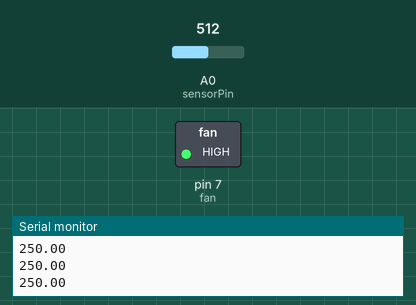
A sketch run on a simulated Arduino Uno, built with avr-gcc and run on an emulated ATmega328P. On the bench: switched loads named in the sketch (green lamp = pin HIGH), the last lines printed to the serial monitor. The inputs (shaded band) are chosen by the test bench; at power-on: A0 (sensorPin) = 512.

Above: at 1.2 s.
1.3 s: A0 (sensorPin) set to 52
2.8 s: A0 (sensorPin) set to 47
At 4.0 s:
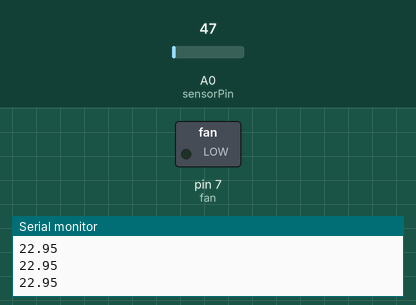
4.3 s: A0 (sensorPin) set to 122
At 5.2 s:
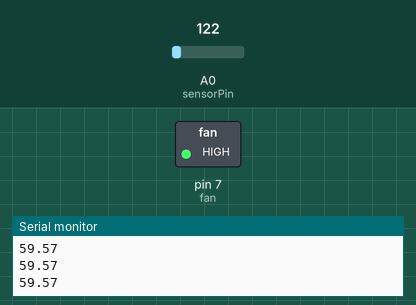
5.8 s: A0 (sensorPin) set to 14
At 6.3 s:
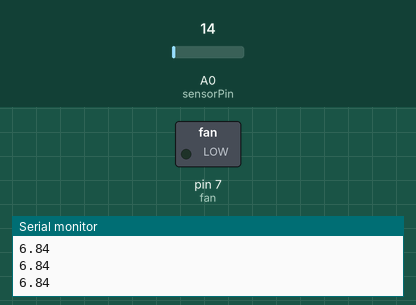
Timing chart, 0 to 8.3 s (numbered marks = the images above; inputs shaded):
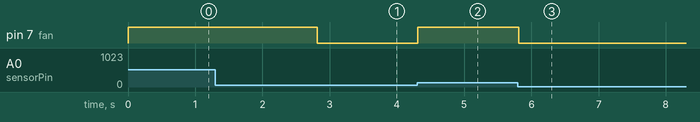

Measured:
- the behaviour switches between 50 and 49 on A0 (sensorPin) (found by bisection; images 0 and 1)
- after the input at 2.8 s, pin 7 (fan): HIGH → LOW at once
- after the input at 4.3 s, pin 7 (fan): LOW → HIGH at once
- after the input at 5.8 s, pin 7 (fan): HIGH → LOW at once

The sketch:

temperature_sensor_.._controlling_airconditioning_system.ino
```cpp
float temp;
int sensorPin=A0;
int fan = 7;
void setup() {
pinMode(sensorPin , INPUT);
pinMode ( fan , OUTPUT);
Serial.begin(9600);
}
void loop() {
temp = analogRead(sensorPin);
temp=temp*.48828125;
Serial.println(temp);
if (temp > 24 )
{    digitalWrite( fan , HIGH);  }
else if (temp < 24)
{    digitalWrite ( fan , LOW);  }
}
```
